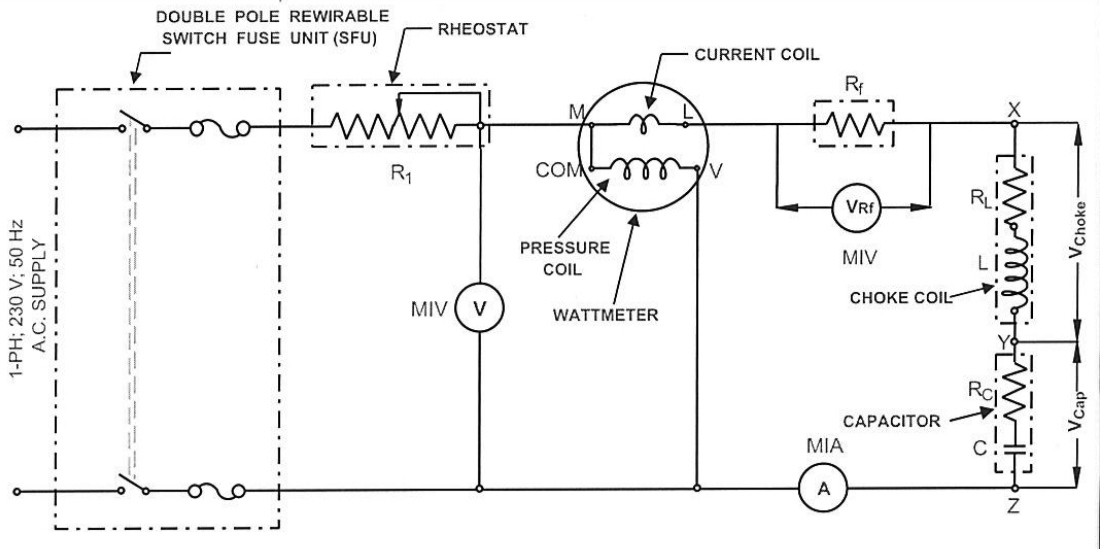
#> input picture python project/drawing/dia.jpg, 1100 x 549 px, found by its file name
$ python corners.py
#> lines starting #> are read from the running program, lines starting #| are printed output that depends on the picture; after the words box and inside, x2 and y2 are one past the last pixel; in counts of white or black regions, pixels touching at a corner belong together
# import the required library
import numpy as np
import cv2
from matplotlib import pyplot as plt


# read the image
img = cv2.imread('python project/drawing/dia.jpg')
#> img is the input picture: shape (549, 1100, 3); min 0, max 255, mean 243.3

# convert image to gray scale image
gray = cv2.cvtColor(img, cv2.COLOR_BGR2GRAY)

# detect corners with the goodFeaturesToTrack function.
corners = cv2.goodFeaturesToTrack(gray, 27, 0.01, 10)
#> corners = 27 rows, first 8: [279, 329], [996, 291], [480, 126], [275, 88], [1014, 226], [239, 88], [122, 128], [1031, 293]
corners = np.int0(corners)

# we iterate through each corner,
# making a circle at each point that we think is a corner.
for i in corners:
	x, y = i.ravel()
	cv2.circle(img, (x, y), 3, 255, -1)
#> this loop made 27 passes
#> (x, y) on passes 1 to 12: (279, 329), (996, 291), (480, 126), (275, 88), (1014, 226), (239, 88), (122, 128), (1031, 293), (1031, 464), (447, 84), (234, 528), (264, 88)
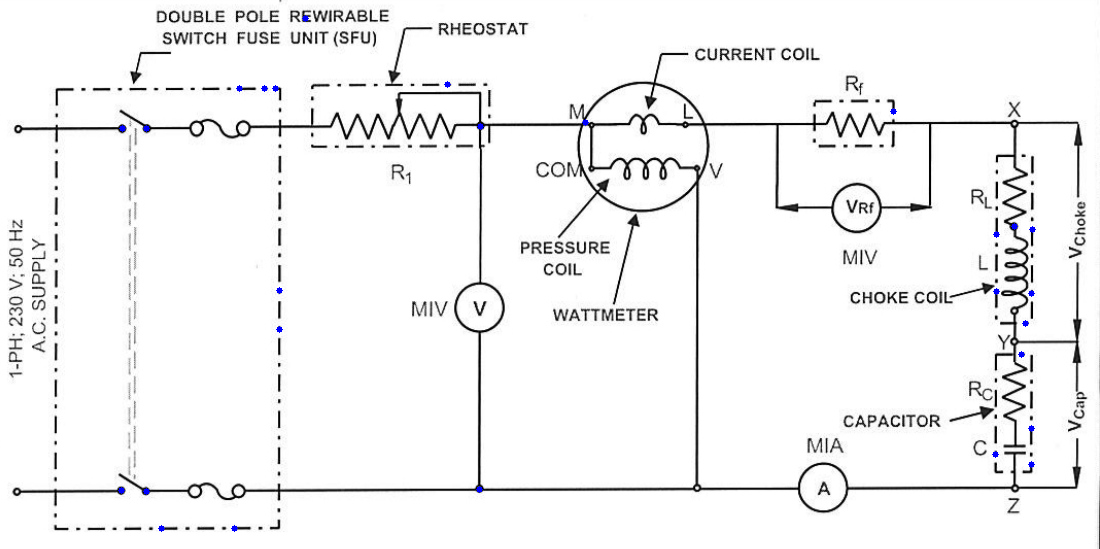
#> img: shape (549, 1100, 3); 0.13% of pixels changed, all inside (x1, y1, x2, y2) = (118, 15, 1036, 532)

plt.imshow(img), plt.show()
